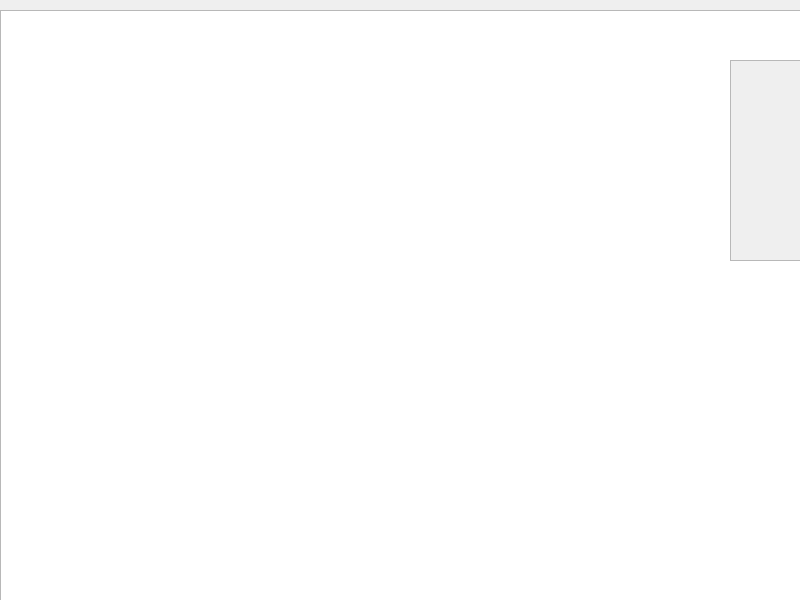
<?xml version="1.0" encoding="UTF-8"?>
<ui version="4.0">
 <class>Form_tek_sost_AFSZ</class>
 <widget class="QWidget" name="Form_tek_sost_AFSZ">
  <property name="geometry">
   <rect>
    <x>0</x>
    <y>0</y>
    <width>800</width>
    <height>600</height>
   </rect>
  </property>
  <property name="windowTitle">
   <string>Form</string>
  </property>
  <widget class="QScrollArea" name="scrollArea">
   <property name="geometry">
    <rect>
     <x>730</x>
     <y>60</y>
     <width>131</width>
     <height>201</height>
    </rect>
   </property>
   <property name="verticalScrollBarPolicy">
    <enum>Qt::ScrollBarAsNeeded</enum>
   </property>
   <property name="widgetResizable">
    <bool>true</bool>
   </property>
   <widget class="QWidget" name="scrollAreaWidgetContents">
    <property name="geometry">
     <rect>
      <x>0</x>
      <y>0</y>
      <width>129</width>
      <height>199</height>
     </rect>
    </property>
   </widget>
  </widget>
  <widget class="QWidget" name="widget" native="true">
   <property name="geometry">
    <rect>
     <x>390</x>
     <y>180</y>
     <width>231</width>
     <height>341</height>
    </rect>
   </property>
  </widget>
  <widget class="QTableView" name="tbTekSostAfsz">
   <property name="geometry">
    <rect>
     <x>0</x>
     <y>10</y>
     <width>801</width>
     <height>591</height>
    </rect>
   </property>
  </widget>
  <zorder>tbTekSostAfsz</zorder>
  <zorder>scrollArea</zorder>
  <zorder>widget</zorder>
 </widget>
 <resources/>
 <connections/>
</ui>
